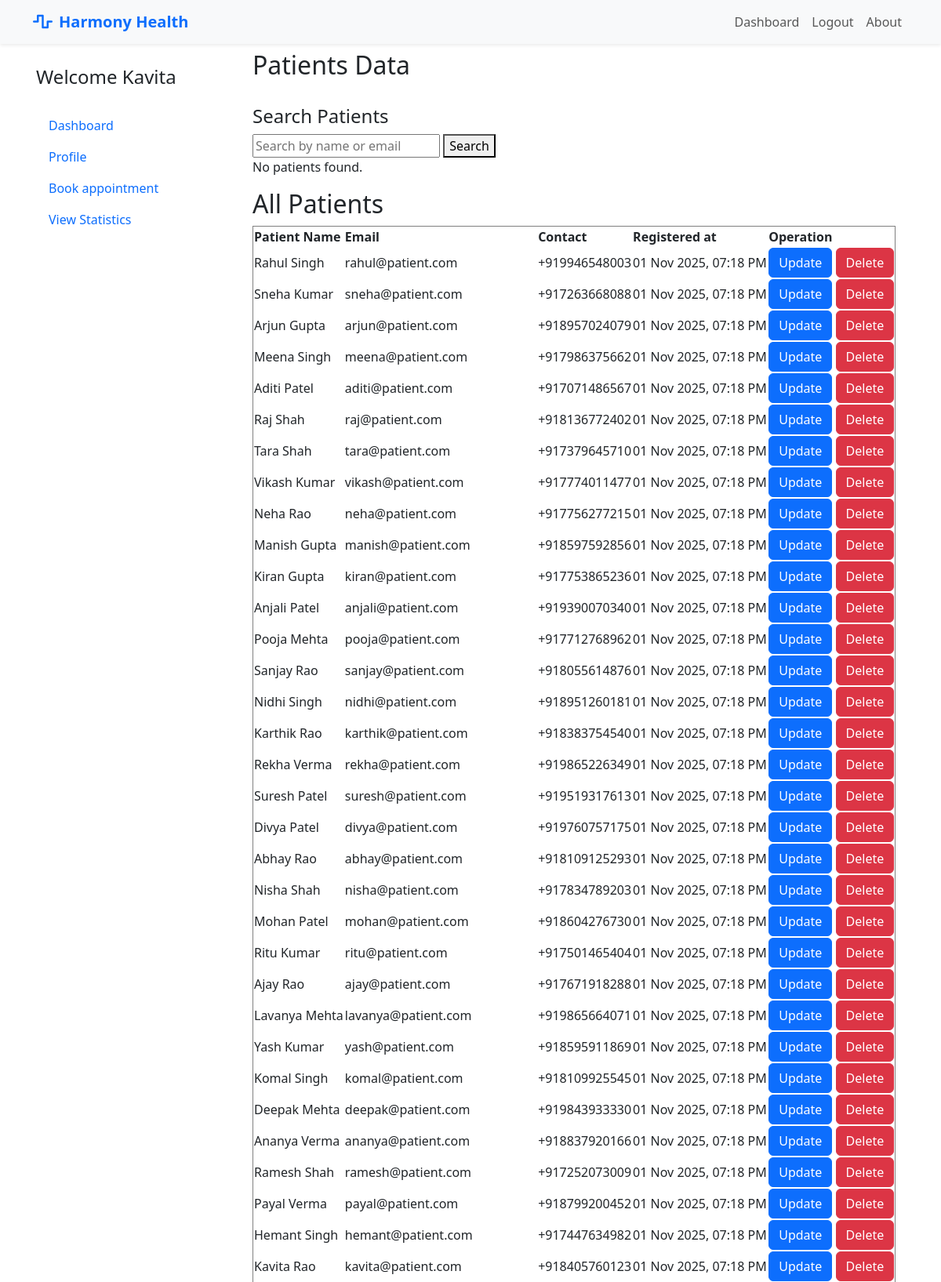
Page /admin/view_patients (signed in, upper part) on the committed database.
### models.py (models this page shows, shortened)
class User(UserMixin, db.Model):
    __tablename__ = 'users'
    id = db.Column(db.Integer, primary_key=True)
    email = db.Column(db.String(150), unique=True, nullable=False)
    password = db.Column(db.String(200), nullable=False)
    first_name = db.Column(db.String(100), nullable=False)
    last_name = db.Column(db.String(100), nullable=False)
    created_at = db.Column(db.DateTime, default=datetime.utcnow)
    role = db.Column(db.String(20), nullable=False)
    contact_number = db.Column(db.String(100), nullable=True)
    gender = db.Column(db.String(10), nullable=True)
    dob = db.Column(db.Date, nullable=True)
    address = db.Column(db.String(255), nullable=True)
    patient_appointments = db.relationship('Appointment', foreign_keys='Appointment.patient_id', back_populates='patient', lazy=True)
    qualification = db.Column(db.String(200))
    specialization_id = db.Column(db.Integer, db.ForeignKey('departments.id'), nullable=True)
    specialization = db.relationship('Department', back_populates='doctors')
    doctor_appointments = db.relationship('Appointment', foreign_keys='Appointment.doctor_id', back_populates='doctor', lazy=True)

### routes/admin.py (the view)
@admin.route('/view_patients')
@login_required
def view_patients():
    check_user_role('admin')
    patients = User.query.filter_by(role='patient').all()
    return render_template('admin/patient/patients.html', patients=patients)

### app.py (called while the page is built)
def create_app():
    app = Flask(__name__)
    app.secret_key = 'app_secret_key'
    app.config['SQLALCHEMY_DATABASE_URI'] = 'sqlite:///hospital.db'
    db.init_app(app)
    bcrypt.init_app(app)
    login_manager.init_app(app)
    login_manager.login_view = 'auth.login'
    @login_manager.user_loader
    def load_user(user_id):
        return User.query.get(int(user_id))
    app.register_blueprint(auth, url_prefix='/auth')
    app.register_blueprint(admin, url_prefix='/admin')
    app.register_blueprint(doctor, url_prefix='/doctor')
    app.register_blueprint(patient, url_prefix='/patient')
    app.register_blueprint(api_bp, url_prefix='/api')
    with app.app_context():
        db.create_all()
        print('Database Created Successfully !!')
    return app

### routes/auth.py (called while the page is built)
def check_user_role(role):
    if current_user.role not in role:
        flash(f'You must be an {role} to view this page.')
        return redirect(url_for('auth.login'))

### templates/admin/patient/patients.html
{% extends "base.html" %}
{% block main %}
<h2>Patients Data</h2><br>
<div class="">
    <h4>Search Patients</h4>
    <form method="get" action="{{ url_for('admin.search_patients') }}">
        <input type="text" name="search" placeholder="Search by name or email" value="{{ query }}">
        <button type="submit">Search</button>
    </form>
    {% if results %}
    <table>
        <thead>
            <tr>
                <th>Name</th>
                <th>Email</th>
                <th>Contact</th>
            </tr>
        </thead>
        <tbody>
            {% for patient in results %}
            <tr>
                <td>{{ patient.first_name }} {{ patient.last_name }}</td>
                <td>{{ patient.email }}</td>
                <td>{{ patient.contact_number }}</td>
            </tr>
            {% endfor %}
        </tbody>
    </table>
    {% else %}
    <p>No patients found.</p>
    {% endif %}
    <h2>All Patients</h2>
    <table border="solid">
        <thead>
            <tr>
                <th>Patient Name</th>
                <th>Email</th>
                <th>Contact</th>
                <th>Registered at</th>
                <th>Operation</th>
            </tr>
        </thead>
        <tbody>
            {% for patient in patients %}
            <tr>
                <td>{{ patient.first_name }} {{ patient.last_name }}</td>
                <td> {{ patient.email }} </td>
                <td> {{ patient.contact_number }} </td>
                <td> {{ patient.created_at.strftime('%d %b %Y, %I:%M %p') }}</td>
                <td>
                    <a class="btn btn-primary" href="{{ url_for('admin.update_patient', id=patient.id) }}">Update</a>
                    <a class="btn btn-danger" href="{{ url_for('admin.delete_patient', id=patient.id) }}">Delete</a>
                </td>
            </tr>
            {% endfor %}
        </tbody>
    </table>
</div>
{% endblock %}

### templates/base.html (shortened to what this page needs)
<!DOCTYPE html>
<html lang="en">
<head>
    <link href="https://cdn.jsdelivr.net/npm/bootstrap@5.3.3/dist/css/bootstrap.min.css" rel="stylesheet"
        xintegrity="sha384-QWTKZyjpPEjISv5WaRU9OFeRpok6YctnYmDr5pNlyT2bRjXh0JMhjY6hW+ALEwIH">
    <link rel="stylesheet" href="https://cdnjs.cloudflare.com/ajax/libs/font-awesome/6.5.1/css/all.min.css">
</head>
<body class="container-sm">
    <header>
        <nav class="navbar navbar-expand-lg bg-light fixed-top shadow-sm" id="mainNavbar">
            <div class="container">
                <a class="navbar-brand text-primary fw-bold" href="{{url_for('landing_page')}}">
                    <i class="fas fa-wave-square me-2"></i>Harmony Health
                </a>
                <div class="collapse navbar-collapse" id="navbarNav">
                    <ul class="navbar-nav ms-auto">
                        {% if current_user.is_authenticated %}
                        <li class="nav-item"><a href="{{url_for( current_user.role +'.dashboard')}}" class="nav-link "
                                aria-current="page">Dashboard</a></li>
                        {% else %}
                        <li class="nav-item"><a href="{{url_for( 'landing_page')}}" class="nav-link "
                                aria-current="page">Home</a></li>
                        {% endif %}
                        {% if not current_user.is_authenticated %}
                        <li class="nav-item"><a href="{{ url_for('auth.register') }}" class="nav-link">Register</a></li>
                        <li class="nav-item"><a href="{{ url_for('auth.login') }}" class="nav-link">Login</a></li>
                        {% else %}
                        <li class="nav-item"><a href="{{ url_for('auth.logout') }}" class="nav-link">Logout</a></li>
                        {% endif %}
                        <li class="nav-item"><a href="#" class="nav-link">About</a></li>
                    </ul>
                </div>
            </div>
        </nav>
    </header>
    <div class="row md-2 mt-5 pt-3">
        <div class="d-flex flex-column flex-shrink-0 p-3  min-vh-100" style="width: 280px;">
            {% if current_user.is_authenticated %}
            {% if current_user.role =='patient' %}
            <span class="fs-4 ">Welcome {{ current_user.first_name }}</span>
            <br>
            <ul class="nav nav-pills flex-column mb-auto">
                <li> <a href="{{url_for('patient.dashboard')}}" class="nav-link ">
                        Dashboard
                    </a> </li>
                <li> <a href="{{url_for('patient.profile')}}" class="nav-link ">
                        Profile
                    </a> </li>
                <li> <a href="{{url_for('patient.find_doctors')}}" class="nav-link ">
                        Book appointment
                    </a> </li>
                <li> <a href="{{url_for('patient.stats')}}" class="nav-link ">
                        View Statistics
                    </a> </li>
            </ul>
            {% endif %}
            {% endif %}
        </div>
        <div class="col">
            {% block main %}
            {% endblock %}
        </div>
    </div>
</body>
</html>

### rows in the picture
User: first_name "Kavita", last_name "Rao", email "kavita@patient.com", contact_number "+918405760123", created_at "01 Nov 2025, 07:18 PM"
User: first_name "Rahul", last_name "Singh", email "rahul@patient.com", contact_number "+919946548003", created_at "01 Nov 2025, 07:18 PM"
User: first_name "Sneha", last_name "Kumar", email "sneha@patient.com", contact_number "+917263668088", created_at "01 Nov 2025, 07:18 PM"
User: first_name "Arjun", last_name "Gupta", email "arjun@patient.com", contact_number "+918957024079", created_at "01 Nov 2025, 07:18 PM"
User: first_name "Meena", last_name "Singh", email "meena@patient.com", contact_number "+917986375662", created_at "01 Nov 2025, 07:18 PM"
User: first_name "Aditi", last_name "Patel", email "aditi@patient.com", contact_number "+917071486567", created_at "01 Nov 2025, 07:18 PM"
User: first_name "Raj", last_name "Shah", email "raj@patient.com", contact_number "+918136772402", created_at "01 Nov 2025, 07:18 PM"
User: first_name "Tara", last_name "Shah", email "tara@patient.com", contact_number "+917379645710", created_at "01 Nov 2025, 07:18 PM"
User: first_name "Vikash", last_name "Kumar", email "vikash@patient.com", contact_number "+917774011477", created_at "01 Nov 2025, 07:18 PM"
User: first_name "Neha", last_name "Rao", email "neha@patient.com", contact_number "+917756277215", created_at "01 Nov 2025, 07:18 PM"
User: first_name "Manish", last_name "Gupta", email "manish@patient.com", contact_number "+918597592856", created_at "01 Nov 2025, 07:18 PM"
User: first_name "Kiran", last_name "Gupta", email "kiran@patient.com", contact_number "+917753865236", created_at "01 Nov 2025, 07:18 PM"
User: first_name "Anjali", last_name "Patel", email "anjali@patient.com", contact_number "+919390070340", created_at "01 Nov 2025, 07:18 PM"
User: first_name "Pooja", last_name "Mehta", email "pooja@patient.com", contact_number "+917712768962", created_at "01 Nov 2025, 07:18 PM"
User: first_name "Sanjay", last_name "Rao", email "sanjay@patient.com", contact_number "+918055614876", created_at "01 Nov 2025, 07:18 PM"
User: first_name "Nidhi", last_name "Singh", email "nidhi@patient.com", contact_number "+918951260181", created_at "01 Nov 2025, 07:18 PM"
User: first_name "Karthik", last_name "Rao", email "karthik@patient.com", contact_number "+918383754540", created_at "01 Nov 2025, 07:18 PM"
User: first_name "Rekha", last_name "Verma", email "rekha@patient.com", contact_number "+919865226349", created_at "01 Nov 2025, 07:18 PM"
User: first_name "Suresh", last_name "Patel", email "suresh@patient.com", contact_number "+919519317613", created_at "01 Nov 2025, 07:18 PM"
User: first_name "Divya", last_name "Patel", email "divya@patient.com", contact_number "+919760757175", created_at "01 Nov 2025, 07:18 PM"
User: first_name "Abhay", last_name "Rao", email "abhay@patient.com", contact_number "+918109125293", created_at "01 Nov 2025, 07:18 PM"
User: first_name "Nisha", last_name "Shah", email "nisha@patient.com", contact_number "+917834789203", created_at "01 Nov 2025, 07:18 PM"
User: first_name "Mohan", last_name "Patel", email "mohan@patient.com", contact_number "+918604276730", created_at "01 Nov 2025, 07:18 PM"
User: first_name "Ritu", last_name "Kumar", email "ritu@patient.com", contact_number "+917501465404", created_at "01 Nov 2025, 07:18 PM"
User: first_name "Ajay", last_name "Rao", email "ajay@patient.com", contact_number "+917671918288", created_at "01 Nov 2025, 07:18 PM"
User: first_name "Lavanya", last_name "Mehta", email "lavanya@patient.com", contact_number "+919865664071", created_at "01 Nov 2025, 07:18 PM"
User: first_name "Yash", last_name "Kumar", email "yash@patient.com", contact_number "+918595911869", created_at "01 Nov 2025, 07:18 PM"
User: first_name "Komal", last_name "Singh", email "komal@patient.com", contact_number "+918109925545", created_at "01 Nov 2025, 07:18 PM"
User: first_name "Deepak", last_name "Mehta", email "deepak@patient.com", contact_number "+919843933330", created_at "01 Nov 2025, 07:18 PM"
User: first_name "Ananya", last_name "Verma", email "ananya@patient.com", contact_number "+918837920166", created_at "01 Nov 2025, 07:18 PM"
User: first_name "Ramesh", last_name "Shah", email "ramesh@patient.com", contact_number "+917252073009", created_at "01 Nov 2025, 07:18 PM"
User: first_name "Payal", last_name "Verma", email "payal@patient.com", contact_number "+918799200452", created_at "01 Nov 2025, 07:18 PM"
User: first_name "Hemant", last_name "Singh", email "hemant@patient.com", contact_number "+917447634982", created_at "01 Nov 2025, 07:18 PM"
